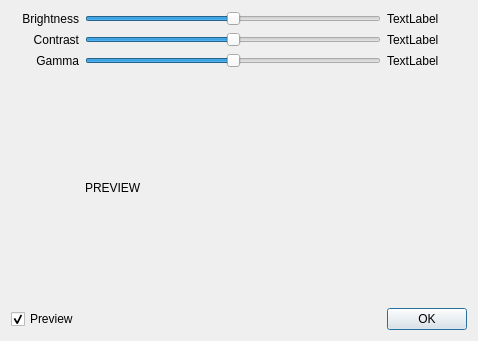
<?xml version="1.0" encoding="UTF-8"?>
<ui version="4.0">
 <class>CorrectionDialog</class>
 <widget class="QDialog" name="CorrectionDialog">
  <property name="geometry">
   <rect>
    <x>0</x>
    <y>0</y>
    <width>478</width>
    <height>341</height>
   </rect>
  </property>
  <property name="windowTitle">
   <string>Correction</string>
  </property>
  <property name="windowIcon">
   <iconset resource="../../../res/icons.qrc">
    <normaloff>:/icons/icons/lightbulb.png</normaloff>:/icons/icons/lightbulb.png</iconset>
  </property>
  <layout class="QGridLayout" name="gridLayout">
   <item row="5" column="3">
    <widget class="QPushButton" name="okButton">
     <property name="text">
      <string>OK</string>
     </property>
    </widget>
   </item>
   <item row="0" column="3">
    <widget class="QLabel" name="correctionLabel">
     <property name="text">
      <string>TextLabel</string>
     </property>
    </widget>
   </item>
   <item row="1" column="3">
    <widget class="QLabel" name="contrastLabel">
     <property name="text">
      <string>TextLabel</string>
     </property>
    </widget>
   </item>
   <item row="1" column="1">
    <widget class="QLabel" name="contrastLabelText">
     <property name="text">
      <string>Contrast</string>
     </property>
     <property name="alignment">
      <set>Qt::AlignRight|Qt::AlignTrailing|Qt::AlignVCenter</set>
     </property>
    </widget>
   </item>
   <item row="1" column="2">
    <widget class="QSlider" name="contrast">
     <property name="maximum">
      <number>1000</number>
     </property>
     <property name="singleStep">
      <number>10</number>
     </property>
     <property name="value">
      <number>500</number>
     </property>
     <property name="orientation">
      <enum>Qt::Horizontal</enum>
     </property>
    </widget>
   </item>
   <item row="0" column="2">
    <widget class="QSlider" name="correction">
     <property name="maximum">
      <number>510</number>
     </property>
     <property name="value">
      <number>255</number>
     </property>
     <property name="orientation">
      <enum>Qt::Horizontal</enum>
     </property>
    </widget>
   </item>
   <item row="0" column="1">
    <widget class="QLabel" name="correctionTextLabel">
     <property name="text">
      <string>Brightness</string>
     </property>
     <property name="alignment">
      <set>Qt::AlignRight|Qt::AlignTrailing|Qt::AlignVCenter</set>
     </property>
    </widget>
   </item>
   <item row="3" column="2">
    <widget class="QLabel" name="preview">
     <property name="text">
      <string>PREVIEW</string>
     </property>
    </widget>
   </item>
   <item row="5" column="1">
    <widget class="QCheckBox" name="previewBox">
     <property name="text">
      <string>Preview</string>
     </property>
     <property name="checked">
      <bool>true</bool>
     </property>
    </widget>
   </item>
   <item row="2" column="2">
    <widget class="QSlider" name="gamma">
     <property name="maximum">
      <number>1000</number>
     </property>
     <property name="singleStep">
      <number>10</number>
     </property>
     <property name="value">
      <number>500</number>
     </property>
     <property name="orientation">
      <enum>Qt::Horizontal</enum>
     </property>
    </widget>
   </item>
   <item row="2" column="1">
    <widget class="QLabel" name="gammaTextLabel">
     <property name="text">
      <string>Gamma</string>
     </property>
     <property name="alignment">
      <set>Qt::AlignRight|Qt::AlignTrailing|Qt::AlignVCenter</set>
     </property>
    </widget>
   </item>
   <item row="2" column="3">
    <widget class="QLabel" name="gammaLabel">
     <property name="text">
      <string>TextLabel</string>
     </property>
    </widget>
   </item>
  </layout>
 </widget>
 <resources>
  <include location="../../../res/icons.qrc"/>
 </resources>
 <connections/>
</ui>
